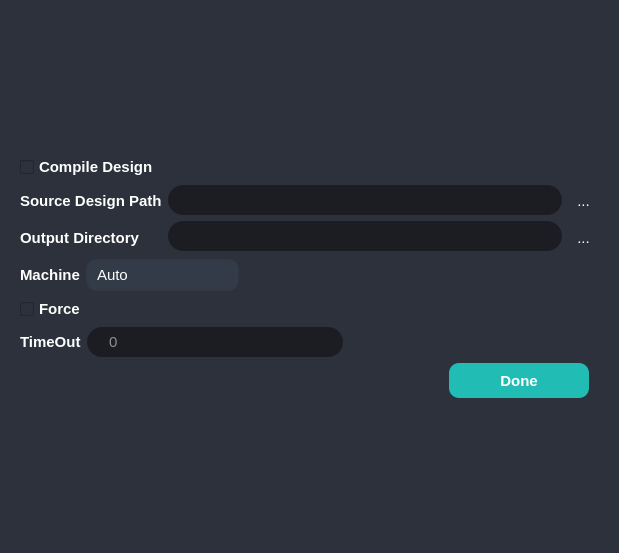
<?xml version="1.0" encoding="UTF-8"?>
<ui version="4.0">
 <class>CompilationConfig_Form</class>
 <widget class="QWidget" name="CompilationConfig_Form">
  <property name="geometry">
   <rect>
    <x>0</x>
    <y>0</y>
    <width>619</width>
    <height>553</height>
   </rect>
  </property>
  <property name="windowTitle">
   <string>Form</string>
  </property>
  <property name="styleSheet">
   <string notr="true">QWidget{
	background-color: rgb(44, 49, 59);
	color: white;
	font-size: 11pt;

}

#MainWindow, #scrollAreaWidgetContents{
	background-color: rgb(44, 49, 59);
}</string>
  </property>
  <layout class="QGridLayout" name="gridLayout_2">
   <item row="0" column="0">
    <widget class="QWidget" name="CompilationConfig_widget" native="true">
     <property name="styleSheet">
      <string notr="true">QLineEdit{
	border: 0px solid rgb(37, 39, 48);
	height: 30px;
	border-radius: 15px;
	color: white;
	padding-left: 20px;
	padding-right: 20px;
	background-color: rgb(27, 29, 35);
}
QLineEdit:hover{
	border: 2px solid rgb(64, 71, 88)
}
QLineEdit:focus{
	border: 3px solid rgb(91, 101, 124);
	color: white;
}
QLineEdit:disabled {
	background-color: #808080;
}
/* ToolButton */
QToolButton {
	border: 0px;
	width: 28px;
	height: 28px;
	background-color: transparent;
	color: rgb(255, 255, 255);
	border-radius: 15px;
}
QToolButton:hover {
	background-color: rgb(57, 65, 80);
	border: 2px solid rgb(61, 70, 86);
}
QToolButton:pressed {
	background-color: rgb(35, 40, 49);
	border: 2px solid rgb(43, 50, 61);
}
QPushButton{
	background-color: rgb(27, 29, 35);
}
QComboBox {
	background-color: rgb(52, 59, 72);
	border: 1px solid rgb(49, 54, 65);
	height: 30px;
	border-radius: 10px;
	padding-left: 10px;
	padding-right: 15px;
	color: rgb(255, 255, 255);
}
QComboBox QAbstractItemView {
    background-color:rgb(27, 29, 35);
	border: 0px;
	color: #fff;
    selection-background-color: rgb(22, 51, 79);
    outline: none;
}
QComboBox QAbstractItemView::item:selected {
    background-color: rgb(22, 51, 79);
}
QComboBox::drop-down {
	border: 0px;
}
QComboBox::down-arrow{
	image: url(&quot;:/icons/icons/cil-chevron-bottom.png&quot;);
	width:15px;
	height:15px;
	margin-right:15px;
}
QComboBox:on {
	border: 0px solid rgb(61, 70, 86);
	background-color: rgb(57, 65, 80)
}
QComboBox QListView {
	background-color: rgb(27, 29, 35);
	border-radius: 10px;
	color: #FFF;
	padding: 10px;
}
QComboBox:disabled {
	background-color: #808080;
}
QPushButton {
	border: 0px solid rgb(52, 59, 72);
	background-color: rgb(52, 59, 72);
	color: rgb(255, 255, 255);
	border-radius: 10px;
	margin-right:10px;
}
QPushButton:hover {
	background-color: rgb(57, 65, 80);
	border: 5px solid transparent;
}
QPushButton:pressed {
	background-color: rgb(35, 40, 49);
	border: 7px solid transparent;
}
QPushButton:disabled {
	background-color: rgb(102, 109, 122);
	color: rgb(168, 168, 168);
}
</string>
     </property>
     <layout class="QGridLayout" name="gridLayout_3">
      <item row="0" column="0">
       <layout class="QGridLayout" name="CompilationConfig_gridLayout">
        <item row="0" column="0">
         <widget class="QCheckBox" name="CompileDesign_checkBox">
          <property name="font">
           <font>
            <pointsize>11</pointsize>
            <bold>true</bold>
           </font>
          </property>
          <property name="layoutDirection">
           <enum>Qt::LeftToRight</enum>
          </property>
          <property name="text">
           <string>Compile Design</string>
          </property>
         </widget>
        </item>
        <item row="1" column="0">
         <layout class="QHBoxLayout" name="Source_Output_horizontalLayout">
          <item>
           <layout class="QVBoxLayout" name="Labels_verticalLayout">
            <item>
             <widget class="QLabel" name="Source_label">
              <property name="font">
               <font>
                <pointsize>11</pointsize>
                <bold>true</bold>
               </font>
              </property>
              <property name="styleSheet">
               <string notr="true">background:none
</string>
              </property>
              <property name="text">
               <string>Source Design Path</string>
              </property>
             </widget>
            </item>
            <item>
             <widget class="QLabel" name="Output_label">
              <property name="font">
               <font>
                <pointsize>11</pointsize>
                <bold>true</bold>
               </font>
              </property>
              <property name="styleSheet">
               <string notr="true">background:none
</string>
              </property>
              <property name="text">
               <string>Output Directory</string>
              </property>
             </widget>
            </item>
           </layout>
          </item>
          <item>
           <layout class="QVBoxLayout" name="LineEdits_verticalLayout">
            <item>
             <widget class="QLineEdit" name="Source_lineEdit"/>
            </item>
            <item>
             <widget class="QLineEdit" name="Output_lineEdit"/>
            </item>
           </layout>
          </item>
          <item>
           <layout class="QVBoxLayout" name="Browse_verticalLayout">
            <item>
             <widget class="QToolButton" name="BrowseSource_button">
              <property name="text">
               <string>...</string>
              </property>
             </widget>
            </item>
            <item>
             <widget class="QToolButton" name="BrowseOutput_button">
              <property name="text">
               <string>...</string>
              </property>
             </widget>
            </item>
           </layout>
          </item>
         </layout>
        </item>
        <item row="2" column="0">
         <layout class="QHBoxLayout" name="Machine_horizontalLayout">
          <item>
           <widget class="QLabel" name="Machine_label">
            <property name="font">
             <font>
              <pointsize>11</pointsize>
              <bold>true</bold>
             </font>
            </property>
            <property name="styleSheet">
             <string notr="true">background:none</string>
            </property>
            <property name="text">
             <string>Machine</string>
            </property>
           </widget>
          </item>
          <item>
           <widget class="QComboBox" name="Machine_comboBox">
            <item>
             <property name="text">
              <string>Auto</string>
             </property>
            </item>
            <item>
             <property name="text">
              <string>egc-med-bell</string>
             </property>
            </item>
            <item>
             <property name="text">
              <string>egc-med-baird</string>
             </property>
            </item>
            <item>
             <property name="text">
              <string>egc-med-nozark</string>
             </property>
            </item>
           </widget>
          </item>
          <item>
           <spacer name="Machine_horizontalSpacer">
            <property name="orientation">
             <enum>Qt::Horizontal</enum>
            </property>
            <property name="sizeHint" stdset="0">
             <size>
              <width>98</width>
              <height>20</height>
             </size>
            </property>
           </spacer>
          </item>
         </layout>
        </item>
        <item row="3" column="0">
         <widget class="QCheckBox" name="Force_checkBox">
          <property name="font">
           <font>
            <pointsize>11</pointsize>
            <bold>true</bold>
           </font>
          </property>
          <property name="layoutDirection">
           <enum>Qt::LeftToRight</enum>
          </property>
          <property name="text">
           <string>Force</string>
          </property>
         </widget>
        </item>
        <item row="4" column="0">
         <layout class="QHBoxLayout" name="Timeout_horizontalLayout">
          <item>
           <widget class="QLabel" name="Timeout_label">
            <property name="font">
             <font>
              <pointsize>11</pointsize>
              <bold>true</bold>
             </font>
            </property>
            <property name="styleSheet">
             <string notr="true">background:none</string>
            </property>
            <property name="text">
             <string>TimeOut</string>
            </property>
           </widget>
          </item>
          <item>
           <widget class="QLineEdit" name="Timeout_lineEdit">
            <property name="placeholderText">
             <string>0</string>
            </property>
           </widget>
          </item>
          <item>
           <spacer name="Timeout_horizontalSpacer">
            <property name="orientation">
             <enum>Qt::Horizontal</enum>
            </property>
            <property name="sizeHint" stdset="0">
             <size>
              <width>98</width>
              <height>20</height>
             </size>
            </property>
           </spacer>
          </item>
         </layout>
        </item>
        <item row="5" column="0">
         <layout class="QHBoxLayout" name="Done_horizontalLayout">
          <item>
           <spacer name="Done_horizontalSpacer">
            <property name="orientation">
             <enum>Qt::Horizontal</enum>
            </property>
            <property name="sizeHint" stdset="0">
             <size>
              <width>40</width>
              <height>20</height>
             </size>
            </property>
           </spacer>
          </item>
          <item>
           <widget class="QPushButton" name="Done_button">
            <property name="minimumSize">
             <size>
              <width>150</width>
              <height>35</height>
             </size>
            </property>
            <property name="font">
             <font>
              <pointsize>11</pointsize>
              <bold>true</bold>
             </font>
            </property>
            <property name="styleSheet">
             <string notr="true">QPushButton {
	background-color: rgb(33, 188, 180);
}

QPushButton:hover {
	background-color: rgb(84, 195, 195);
}

QPushButton:pressed {
	background-color: rgb(25, 154, 147);
}

QPushButton:disabled {
	background-color: rgb(180, 180, 180);
	color: rgb(100, 100, 100);
}
</string>
            </property>
            <property name="text">
             <string>Done</string>
            </property>
           </widget>
          </item>
         </layout>
        </item>
       </layout>
      </item>
     </layout>
    </widget>
   </item>
  </layout>
 </widget>
 <resources/>
 <connections/>
</ui>
